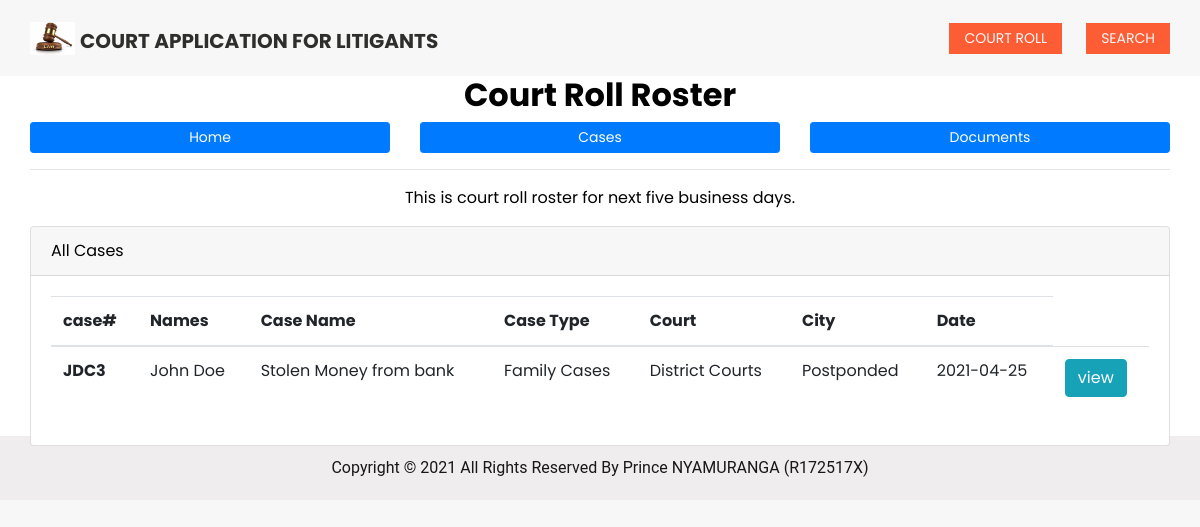
The app's page /cases.php with its own data.
### tables this page shows
CREATE TABLE `cases` (
  `case_id` int(11) NOT NULL,
  `names` varchar(255) NOT NULL,
  `case_name` varchar(255) NOT NULL,
  `user_case` varchar(255) NOT NULL,
  `description` text NOT NULL,
  `court` varchar(255) NOT NULL,
  `city` varchar(255) NOT NULL,
  `case_date` date NOT NULL,
  `case_status` varchar(255) NOT NULL DEFAULT 'pending',
  `judgement` varchar(500) NOT NULL DEFAULT 'not send'
);

### cases.php (the view, shortened to what this page needs)
<?php include('includes/header.php'); ?>
<section class="fruit_section bg-white">
        <div class="container">
            <h2 class="custom_heading">Court Roll Roster</h2>
            <?php include('includes/nav.php'); ?>
            <hr>
            <p class="custom_heading-text">
                This is court roll roster for next five business days.
            </p>
            <div class="card">
                        <div class="card-header">All Cases</div>
                        <div class="card-body">
                        <table class="table">
                            <thead>
                                <tr>
                                <th scope="col">case#</th>
                                <th scope="col">Names</th>
                                <th scope="col">Case Name</th>
                                <th scope="col">Case Type</th>
                                <th scope="col">Court</th>
                                <th scope="col">City</th>
                                <th scope="col">Date</th>
                                </tr>
                            </thead>
                            <tbody>
                            <?php
            $sql = "SELECT * FROM cases WHERE case_status != 'pending'";
            $result = $conn->query($sql);
            if ($result->num_rows > 0) {
              while($row = $result->fetch_assoc()) {
                  $case_id = $row["case_id"];
                  $names = $row["names"];
                  $case_name = $row["case_name"];
                  $date = $row["case_date"];
                  $user_case = $row["user_case"];
                  $case_status = $row["case_status"];
                  $court = $row["court"];
            ?>
                                <tr>
                                <th scope="row">JDC<?php echo $case_id; ?></th>
                                <td><?php echo $names; ?></td>
                                <td><?php echo $case_name; ?></td>
                                <td><?php echo $user_case; ?></td>
                                <td><?php echo $court; ?></td>
                                <td><?php echo $case_status; ?></td>
                                <td><?php echo $date; ?></td>
                                <td><a href="view.php?view=<?php echo $case_id?>" class="btn btn-info">view</a></td>
                                </tr>
                                <?php
                             }
                            } else {
                              echo "No cases";
                            }
                            ?>
                            </tbody>
                            </table>
                        </div>
                    </div>
        </div>
    </section>
  <?php include('includes/footer.php'); ?>

### css/style.css (style rules this page uses)
body { font-family: 'Poppins', sans-serif; color: #000000; background-color: #ffffff; }
.custom_heading { text-align: center; font-weight: bold; }
.custom_heading-text { text-align: center; }
a, a:hover, a:focus { text-decoration: none; }
.btn, .btn:focus { outline: none !important; box-shadow: none; }

### css/responsive.css (style rules this page uses)
@media (min-width: 1200px) { .container { max-width: 1170px; } }

### records on screen
cases: case_id "3", names "John Doe", case_name "Stolen Money from bank", user_case "Family Cases", court "District Courts", case_status "Postponded", case_date "2021-04-25"
